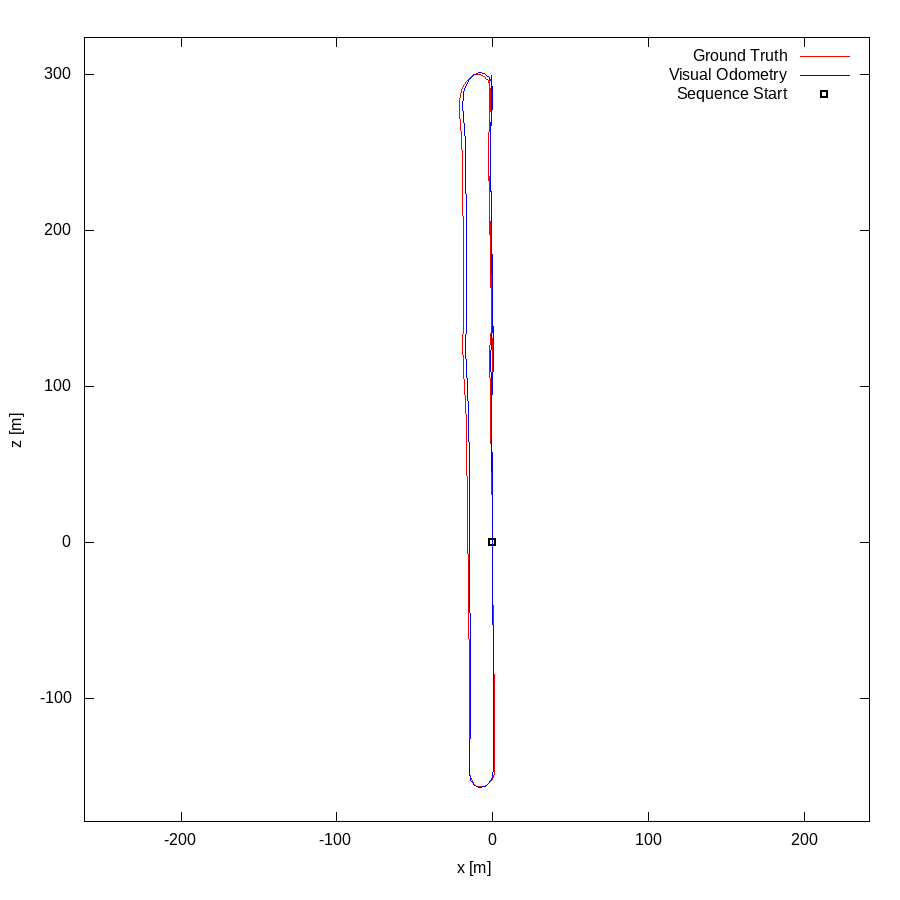

Source code (gnuplot):
set term postscript eps enhanced color
set output "06.eps"
set size ratio -1
set xrange [-262:242]
set yrange [-179:324]
set xlabel "x [m]"
set ylabel "z [m]"
plot "06.txt" using 1:2 lc rgb "#FF0000" title 'Ground Truth' w lines,"06.txt" using 3:4 lc rgb "#0000FF" title 'Visual Odometry' w lines,"< head -1 06.txt" using 1:2 lc rgb "#000000" pt 4 ps 1 lw 2 title 'Sequence Start' w points
